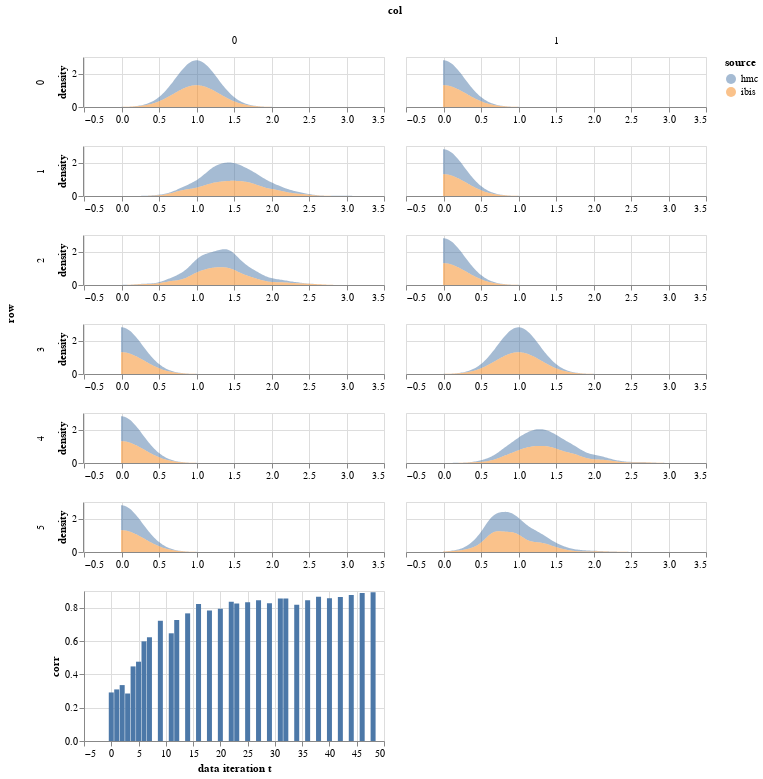

Notebook cell for this chart:
### Code cell
param = 'beta'
df = get_post_df(ps[param]) 
df['source'] = 'hmc'
df2 = get_post_df(particles.particles[param])
df2['source'] = 'ibis'
plot_density(pd.concat([df,df2]))  &\
plot_correlations(ibis['jitter_corrs'][param], height = 150)

### Figure 1 — Vega-Lite specification as saved in the notebook (floating-point values rounded to 4 significant figures; data arrays with more than 128 entries replaced by an {"elided": "..."} marker saying what was removed)
{"config": {"view": {"continuousWidth": 400, "continuousHeight": 300}}, "vconcat": [{"data": {"name": "data-efef0ad4c348ffd8ae6d68212a299940"}, "mark": {"type": "area", "opacity": 0.5}, "encoding": {"color": {"type": "nominal", "field": "source"}, "column": {"type": "quantitative", "field": "col"}, "row": {"type": "quantitative", "field": "row"}, "x": {"type": "quantitative", "field": "value", "title": null}, "y": {"type": "quantitative", "field": "density"}}, "height": 50, "resolve": {"scale": {"x": "independent"}}, "transform": [{"fold": ["value"]}, {"density": "value", "groupby": ["cn", "row", "col", "source"]}], "width": 300}, {"data": {"name": "data-9b0254a917383e5c469140699fc8d5dc"}, "mark": "bar", "encoding": {"x": {"type": "quantitative", "field": "idx", "title": "data iteration t"}, "y": {"type": "quantitative", "field": "corr"}}, "height": 150, "width": 300}], "$schema": "https://vega.github.io/schema/vega-lite/v4.8.1.json", "datasets": {"data-efef0ad4c348ffd8ae6d68212a299940": {"elided": "18000 records"}, "data-9b0254a917383e5c469140699fc8d5dc": [{"corr": 0.2913, "idx": 0}, {"corr": 0.3095, "idx": 1}, {"corr": 0.3354, "idx": 2}, {"corr": 0.285, "idx": 3}, {"corr": 0.4475, "idx": 4}, {"corr": 0.4758, "idx": 5}, {"corr": 0.5979, "idx": 6}, {"corr": 0.6224, "idx": 7}, {"corr": 0.0, "idx": 8}, {"corr": 0.7214, "idx": 9}, {"corr": 0.0, "idx": 10}, {"corr": 0.6462, "idx": 11}, {"corr": 0.7261, "idx": 12}, {"corr": 0.0, "idx": 13}, {"corr": 0.7658, "idx": 14}, {"corr": 0.0, "idx": 15}, {"corr": 0.8224, "idx": 16}, {"corr": 0.0, "idx": 17}, {"corr": 0.7834, "idx": 18}, {"corr": 0.0, "idx": 19}, {"corr": 0.7935, "idx": 20}, {"corr": 0.0, "idx": 21}, {"corr": 0.8349, "idx": 22}, {"corr": 0.8247, "idx": 23}, {"corr": 0.0, "idx": 24}, {"corr": 0.8329, "idx": 25}, {"corr": 0.0, "idx": 26}, {"corr": 0.8444, "idx": 27}, {"corr": 0.0, "idx": 28}, {"corr": 0.8263, "idx": 29}, {"corr": 0.0, "idx": 30}, {"corr": 0.8544, "idx": 31}, {"corr": 0.855, "idx": 32}, {"corr": 0.0, "idx": 33}, {"corr": 0.8172, "idx": 34}, {"corr": 0.0, "idx": 35}, {"corr": 0.8449, "idx": 36}, {"corr": 0.0, "idx": 37}, {"corr": 0.8658, "idx": 38}, {"corr": 0.0, "idx": 39}, {"corr": 0.8565, "idx": 40}, {"corr": 0.0, "idx": 41}, {"corr": 0.8643, "idx": 42}, {"corr": 0.0, "idx": 43}, {"corr": 0.8766, "idx": 44}, {"corr": 0.0, "idx": 45}, {"corr": 0.8887, "idx": 46}, {"corr": 0.0, "idx": 47}, {"corr": 0.8922, "idx": 48}, {"corr": 0.0, "idx": 49}]}}
